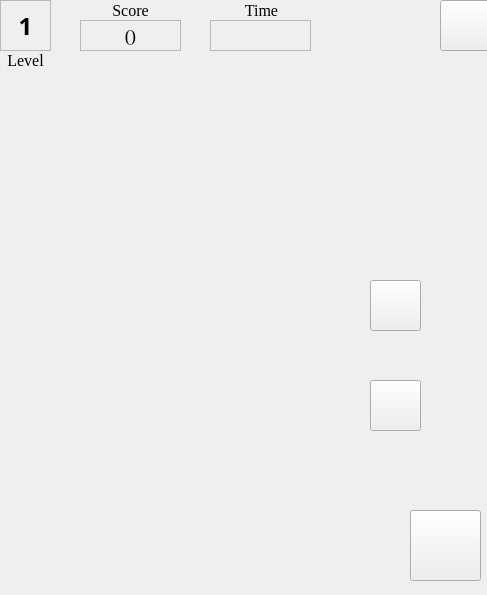
<?xml version="1.0" encoding="UTF-8"?>
<ui version="4.0">
 <class>viewClass</class>
 <widget class="QMainWindow" name="viewClass">
  <property name="geometry">
   <rect>
    <x>0</x>
    <y>0</y>
    <width>487</width>
    <height>595</height>
   </rect>
  </property>
  <property name="windowTitle">
   <string>Tetris</string>
  </property>
  <widget class="QWidget" name="centralWidget">
   <widget class="QLabel" name="label">
    <property name="geometry">
     <rect>
      <x>0</x>
      <y>0</y>
      <width>51</width>
      <height>51</height>
     </rect>
    </property>
    <property name="font">
     <font>
      <family>Noto Serif CJK TC Black</family>
      <pointsize>18</pointsize>
      <weight>75</weight>
      <bold>true</bold>
     </font>
    </property>
    <property name="frameShape">
     <enum>QFrame::StyledPanel</enum>
    </property>
    <property name="frameShadow">
     <enum>QFrame::Sunken</enum>
    </property>
    <property name="lineWidth">
     <number>5</number>
    </property>
    <property name="text">
     <string>1</string>
    </property>
    <property name="alignment">
     <set>Qt::AlignCenter</set>
    </property>
   </widget>
   <widget class="QLabel" name="label_2">
    <property name="geometry">
     <rect>
      <x>80</x>
      <y>20</y>
      <width>101</width>
      <height>31</height>
     </rect>
    </property>
    <property name="font">
     <font>
      <family>Noto Serif CJK TC</family>
      <pointsize>16</pointsize>
      <weight>50</weight>
      <bold>false</bold>
     </font>
    </property>
    <property name="frameShape">
     <enum>QFrame::StyledPanel</enum>
    </property>
    <property name="text">
     <string>0</string>
    </property>
    <property name="alignment">
     <set>Qt::AlignCenter</set>
    </property>
   </widget>
   <widget class="QLabel" name="label_3">
    <property name="geometry">
     <rect>
      <x>210</x>
      <y>20</y>
      <width>101</width>
      <height>31</height>
     </rect>
    </property>
    <property name="font">
     <font>
      <family>Noto Serif CJK TC</family>
      <pointsize>16</pointsize>
     </font>
    </property>
    <property name="frameShape">
     <enum>QFrame::StyledPanel</enum>
    </property>
    <property name="frameShadow">
     <enum>QFrame::Plain</enum>
    </property>
    <property name="text">
     <string/>
    </property>
    <property name="alignment">
     <set>Qt::AlignCenter</set>
    </property>
   </widget>
   <widget class="QPushButton" name="pushButton">
    <property name="geometry">
     <rect>
      <x>440</x>
      <y>0</y>
      <width>51</width>
      <height>51</height>
     </rect>
    </property>
    <property name="toolTip">
     <string/>
    </property>
    <property name="autoFillBackground">
     <bool>false</bool>
    </property>
    <property name="styleSheet">
     <string notr="true"/>
    </property>
    <property name="text">
     <string/>
    </property>
    <property name="default">
     <bool>false</bool>
    </property>
    <property name="flat">
     <bool>false</bool>
    </property>
   </widget>
   <widget class="QPushButton" name="pushButton_2">
    <property name="geometry">
     <rect>
      <x>410</x>
      <y>510</y>
      <width>71</width>
      <height>71</height>
     </rect>
    </property>
    <property name="text">
     <string/>
    </property>
   </widget>
   <widget class="QWidget" name="gridLayoutWidget">
    <property name="geometry">
     <rect>
      <x>9</x>
      <y>90</y>
      <width>311</width>
      <height>491</height>
     </rect>
    </property>
    <layout class="QGridLayout" name="gridLayout">
     <property name="spacing">
      <number>0</number>
     </property>
    </layout>
   </widget>
   <widget class="QPushButton" name="pushButton_3">
    <property name="geometry">
     <rect>
      <x>370</x>
      <y>280</y>
      <width>51</width>
      <height>51</height>
     </rect>
    </property>
    <property name="text">
     <string/>
    </property>
   </widget>
   <widget class="QPushButton" name="pushButton_4">
    <property name="geometry">
     <rect>
      <x>370</x>
      <y>380</y>
      <width>51</width>
      <height>51</height>
     </rect>
    </property>
    <property name="text">
     <string/>
    </property>
   </widget>
   <widget class="QWidget" name="gridLayoutWidget_2">
    <property name="geometry">
     <rect>
      <x>350</x>
      <y>130</y>
      <width>101</width>
      <height>101</height>
     </rect>
    </property>
    <layout class="QGridLayout" name="gridLayout_2">
     <property name="spacing">
      <number>0</number>
     </property>
    </layout>
   </widget>
   <widget class="QLabel" name="label_4">
    <property name="geometry">
     <rect>
      <x>0</x>
      <y>50</y>
      <width>51</width>
      <height>21</height>
     </rect>
    </property>
    <property name="font">
     <font>
      <family>Times New Roman</family>
      <pointsize>12</pointsize>
     </font>
    </property>
    <property name="text">
     <string>Level</string>
    </property>
    <property name="alignment">
     <set>Qt::AlignCenter</set>
    </property>
   </widget>
   <widget class="QLabel" name="label_5">
    <property name="geometry">
     <rect>
      <x>90</x>
      <y>0</y>
      <width>81</width>
      <height>20</height>
     </rect>
    </property>
    <property name="font">
     <font>
      <family>Times New Roman</family>
      <pointsize>12</pointsize>
     </font>
    </property>
    <property name="text">
     <string>Score</string>
    </property>
    <property name="alignment">
     <set>Qt::AlignCenter</set>
    </property>
   </widget>
   <widget class="QLabel" name="label_6">
    <property name="geometry">
     <rect>
      <x>236</x>
      <y>0</y>
      <width>51</width>
      <height>20</height>
     </rect>
    </property>
    <property name="font">
     <font>
      <family>Times New Roman</family>
      <pointsize>12</pointsize>
     </font>
    </property>
    <property name="text">
     <string>Time</string>
    </property>
    <property name="alignment">
     <set>Qt::AlignCenter</set>
    </property>
   </widget>
  </widget>
 </widget>
 <layoutdefault spacing="6" margin="11"/>
 <resources>
  <include location="view.qrc"/>
 </resources>
 <connections>
  <connection>
   <sender>pushButton</sender>
   <signal>clicked()</signal>
   <receiver>viewClass</receiver>
   <slot>close()</slot>
   <hints>
    <hint type="sourcelabel">
     <x>464</x>
     <y>42</y>
    </hint>
    <hint type="destinationlabel">
     <x>468</x>
     <y>77</y>
    </hint>
   </hints>
  </connection>
 </connections>
</ui>
